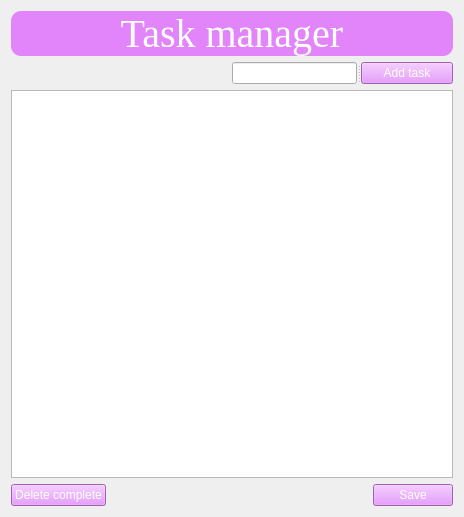
<?xml version="1.0" encoding="UTF-8"?>
<ui version="4.0">
 <class>Form</class>
 <widget class="QWidget" name="Form">
  <property name="geometry">
   <rect>
    <x>0</x>
    <y>0</y>
    <width>464</width>
    <height>517</height>
   </rect>
  </property>
  <property name="windowTitle">
   <string>Form</string>
  </property>
  <layout class="QVBoxLayout" name="verticalLayout">
   <item>
    <widget class="QLabel" name="label">
     <property name="font">
      <font>
       <family>Times New Roman</family>
       <pointsize>30</pointsize>
       <weight>50</weight>
       <italic>false</italic>
       <bold>false</bold>
      </font>
     </property>
     <property name="styleSheet">
      <string notr="true">font: 30pt &quot;Times New Roman&quot;;
background: #e284fa;
color: white;
border-radius: 10px;</string>
     </property>
     <property name="text">
      <string>Task manager</string>
     </property>
     <property name="alignment">
      <set>Qt::AlignCenter</set>
     </property>
    </widget>
   </item>
   <item>
    <layout class="QHBoxLayout" name="horizontalLayout_2">
     <item>
      <spacer name="horizontalSpacer_2">
       <property name="orientation">
        <enum>Qt::Horizontal</enum>
       </property>
       <property name="sizeHint" stdset="0">
        <size>
         <width>40</width>
         <height>20</height>
        </size>
       </property>
      </spacer>
     </item>
     <item>
      <widget class="QSplitter" name="splitter">
       <property name="orientation">
        <enum>Qt::Horizontal</enum>
       </property>
       <widget class="QLineEdit" name="add_line"/>
       <widget class="QPushButton" name="add_button">
        <property name="styleSheet">
         <string notr="true">font: 11pt &quot;Times New Roman&quot;;
background-color: #e284fa;
color: white;</string>
        </property>
        <property name="text">
         <string>Add task</string>
        </property>
        <property name="flat">
         <bool>false</bool>
        </property>
       </widget>
      </widget>
     </item>
    </layout>
   </item>
   <item>
    <widget class="QListWidget" name="task_list">
     <property name="styleSheet">
      <string notr="true">font:12pt;</string>
     </property>
    </widget>
   </item>
   <item>
    <layout class="QHBoxLayout" name="horizontalLayout">
     <item>
      <widget class="QPushButton" name="del_button">
       <property name="styleSheet">
        <string notr="true">font: 11pt &quot;Times New Roman&quot;;
background-color: #e284fa;
color: white;</string>
       </property>
       <property name="text">
        <string>Delete complete</string>
       </property>
      </widget>
     </item>
     <item>
      <spacer name="horizontalSpacer">
       <property name="orientation">
        <enum>Qt::Horizontal</enum>
       </property>
       <property name="sizeHint" stdset="0">
        <size>
         <width>40</width>
         <height>20</height>
        </size>
       </property>
      </spacer>
     </item>
     <item>
      <widget class="QPushButton" name="save_button">
       <property name="styleSheet">
        <string notr="true">font: 11pt &quot;Times New Roman&quot;;
background-color: #e284fa;
color: white;</string>
       </property>
       <property name="text">
        <string>Save</string>
       </property>
      </widget>
     </item>
    </layout>
   </item>
  </layout>
 </widget>
 <resources/>
 <connections/>
</ui>
